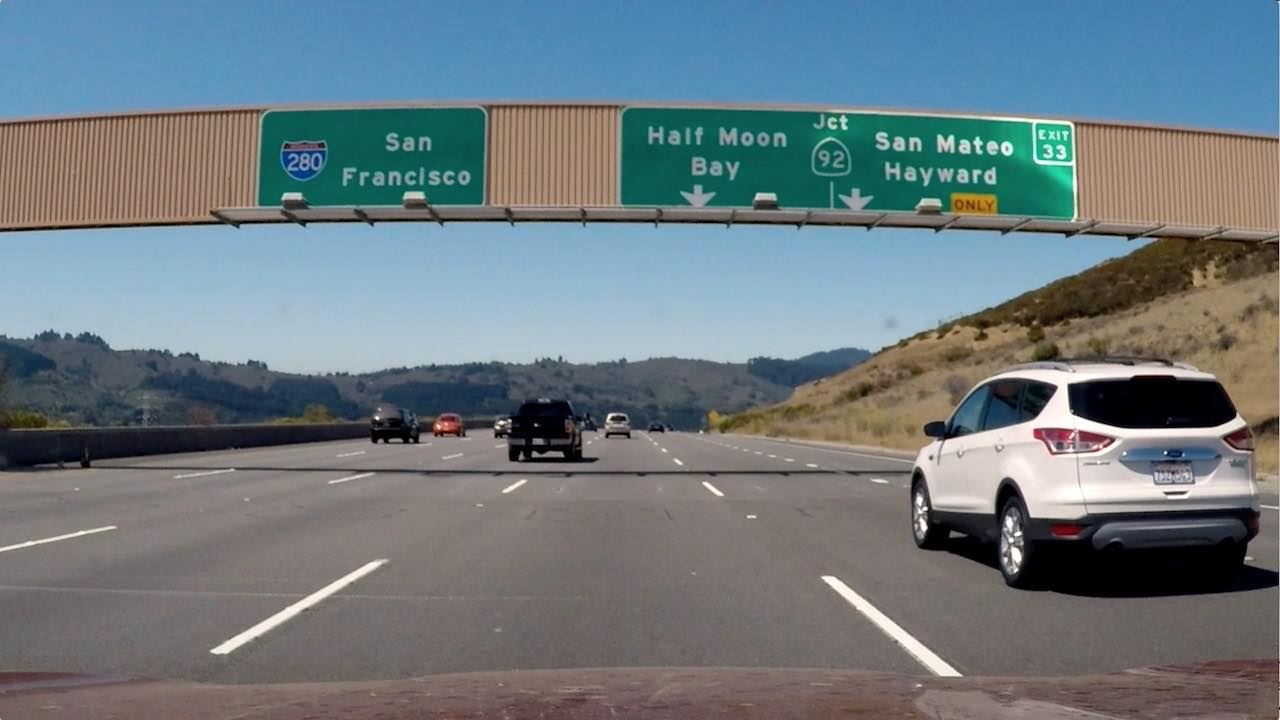
#> input picture examples/signs_vehicles_xygrad.jpg, 1280 x 720 px
$ jupyter execute --allow-errors project-report.ipynb   (shell and % lines are left out)   (older library calls are emulated)
#> lines starting #> are read from the running program, lines starting #| are printed output that depends on the picture; after the words box and inside, x2 and y2 are one past the last pixel; in counts of white or black regions, pixels touching at a corner belong together
#> further down, img is the input picture: shape (720, 1280, 3); mean B, G, R 127.4, 121.6, 109.2
# Advanced Lane Lines

The aim of this project is to write a more robust lane line finding algorithm to deal with complex senarios like curving lines, shadows and changes in the color of the pavement.

While there is more sophisticated instruments like lidars and radars, for the task of perception, using the data from these kind of sensors is not economical. Using 2D camera images however, is cheaper and gives us more resolution and since the humans are capable of driving with even one eye, it should be possible to infer many of the world information, including the depth, using just the camera images.

On this poject, while using only the camera images, we will focus on measuring how much is the line curving and where the vehicle is with respect to center.

## Calibrating Image Distortions

Image distortions occur when transforming a 3D object to a 2D image due to type of lenses used by cameras. And this is an important issue when we would like to detect lane curvatures on video footages correctly.

The object being pictured has 3D coordinates P(X,Y,Z), however a pinhole camera transforms this information to form a 2D image p(x,y), just using a tranformative matrix called Camera matrix (C)
$$
P\approx Cp.
$$

And when it is a camera with special lenses that taking pictures of 3D objects, the distortion usually can be captured by 5 numbers called distortion coefficients
$$
Distortion_{coeff} = (k_1, k_2, p_1, p_2, k_3).
$$

### How to detect distortions

Distortions can be easily detected by taking pictures of the known shapes, such as a chessboard. Then knowing the distortion errors, the camera can be calibrated.

By taking multiple images of a chessboard on a flat surcase, we can detect the distortions by looking at the differences of size and shape of the squares. Then a transform can be created to map distorted points to undistorted points.

### Calibrating Using OpenCV

[cell 1]
import numpy as np
import cv2
import matplotlib.pyplot as plt
import matplotlib.image as mpimg

[cell 2]
path = 'camera_cal/calibration1.jpg'
img = cv2.imread(path)

#cv2.imshow('chessboard', img)

# Convert to grayscale
#> (the rest of this cell did not finish here and is left out)

[cell 3]
# Define the number of inner corners by rows and columns
nx = 9
ny = 5

# Find the corners
#> (the rest of this cell did not finish here and is left out)

We should use at least 20 images to calibrate accurately.

[cell 4]
import glob

[cell 5]
objpoints = [] # 3D points in real world space
imgpoints = [] # 2D points in image plane

ny = 9
nx = 6

# prepare object points like (0, 0, 0), (1, 0, 0), (2, 0, 0), ..., (7, 5, 0)
objp = np.zeros((ny * nx, 3), np.float32)
objp[:,:2] = np.mgrid[0:nx,0:ny].T.reshape(-1,2)

images = glob.glob('./camera_cal/calibration*.jpg')

for path in images:
    img = cv2.imread(path)
    gray = cv2.cvtColor(img, cv2.COLOR_BGR2GRAY)
    ret, corners = cv2.findChessboardCorners(gray, (nx, ny), None)

    # if corners are found, add object and image points
    if ret == True:
        imgpoints.append(corners)
        objpoints.append(objp) # all object points will be the same for each imgpoints
        # draw and display corners
        img = cv2.drawChessboardCorners(img, (nx, ny), corners, ret)
        #plt.imshow(img)
        #plt.show()
        #plt.close()
        print('corners found for image: ' + path)

# now do the calibration, here c_mtx is the camera matrix
# and dist are the distiortion coefficients
# and rvecs is the rotation and the tvecs is the
# translation vectors.
#> (the rest of this cell did not finish here and is left out)

Now we have the distortion coefficients (dist) and the camera matrix (c_mtx), thus we now can create destination images (dst) by undistorting the original camera images.

Let's undistort the first chessboard image and see the result below.

[cell 6]
# we will chose and undistort one of the images:
# chose the first picture
img = cv2.imread('./camera_cal/calibration1.jpg')
#> (the rest of this cell did not finish here and is left out)

The last image is the result of an undistorting image after applying camera calibration.

## Perspective Transform

An image gets smaller and smaller as it goes further away from the camera, and this phenomenon is known as perspective. Thus, in 2D images, parallel lines appear to converge to a point.

For example, as in the situation of an image of the road and the lane lines, the lane gets smaller as it gets further away from the camera.

Mathematicly we can express this phenomenon as, in real world coordinates (X,Y,Z), greater the magnitude of an object's Z-coordinate, the smaller it will appear in an image.

A perspective transform uses this expression to transform an image by warping the image and dragging the points towards or pushing away from the camera.

Perpective transform (i.e. a bird's-eye view transform) is usefull, specifically, when the intention is to find the curvature of a lane.

To summarize, a perpective transform changes the perspective to view the same scene from different viewpoints and angles.

### Perspective Transform Using OpenCV

Selecting four points on an image is enough to define a linear transformation from one perspective to another. For this purpose let's choose an image from chessboard examples and apply view transform.

[cell 7]
# first laod an image from chessboard images
img = cv2.imread('./camera_cal/calibration7.jpg')

#> (the rest of this cell did not finish here and is left out)

[cell 8]
# now undistort the image
nx = 9
ny = 6

# we know c_mtx and dist from the previous section.
#> (the rest of this cell did not finish here and is left out)

#> (a cell that did not finish here is left out)

#> (a cell that did not finish here is left out)

#> (a cell that did not finish here is left out)

#> (a cell that did not finish here is left out)

## Gradient Thresholding

Together with Hough line transformation, the Canny edge detection technique holds importance for detecting the lane lines. And the Canny edge detection algorithm is applied by Sobel operators. Sobel operation is a way of taking the derivative in the $x$ or $y$ direction.

A 3x3 sobel operator can be applied in the $x$ or $y$ directions,

for the $x$ direction:

$$
S_x = \left(\begin{array}{ccc}
-1 & 0 & 1 \\
-2 & 0 & 2 \\
-1 & 0 & 1
\end{array}\right) ,
$$

and for $y$ direction:
$$
S_y = \left(\begin{array}{ccc}
-1 & -2 & -1 \\
0 & 0 & 0 \\
1 & 2 & 1
\end{array}\right) .
$$

These examples are Sobel operators of kernel size 3x3. A larger kernel size implies taking the gradient over a larger region of the image and results in a smoother gradient.

### A Sobel Operation Funciton with Python and OpenCV

[cell 13]
def multiple_edge_detection(img, k_size=[3, 3, 3], orient='x',
                            s_thr=(0, 255), mag_thr=(0, 255),
                            dir_thr=(0, np.pi/2)):
    """Apply Sobel operation multiple times detect edges.

    This function applies multiple Sobel operations: `abs_sobel_thr`,
    `mag_thr` and `dir_thr`, then using multiple thresholds detects
    the edges on an image.

    Args:
        img: an numpy image array, it should be read by
             `opencv.imread` module.
        k_size = Three kernel sizes for three operations,
                      each kernel size should be an odd number
                      (integer). For example: kernel_size=[3, 5, 7]
                      means, in each Sobel function, apply three
                      sobel operations with kernels 3x3, 5x5, 7x7,
                      respectively.
        orient: A string value, defines the orientation of Sobel
                operation for `abs_sobel_thr` function. It can be
                'x' or 'y'.
        s_thr: A tuple to define max and min values of thresholds
               for `abs_sobel_thr` function.
        mag_thr: A tuple to define max and min values of thresholds
                 for `mag_thr` function.
        dir_thr: A tuple to define max and min values of thresholds
                 for `dir_thr` function.

    """
#> called with orient = 'x', s_thr = (10, 250), mag_thr = (5, 250), dir_thr = (0.1, 1.2)

    # convert to gray image, if `img` is read with
    # matplotlib.pyplot.imread(), please use
    # cv2.COLOR_RGB2GRAY
    gray = cv2.cvtColor(img, cv2.COLOR_BGR2GRAY)

    def abs_sobel_thr(gray=gray, k_size=k_size[0], orient=orient, thresh=s_thr):
#> called with k_size = 3, orient = 'x', thresh = (10, 250)
        if orient is 'x':
            sobel = cv2.Sobel(gray, cv2.CV_64F, 1, 0, ksize=k_size)
        else:
            sobel = cv2.Sobel(gray, cv2.CV_64F, 0, 1, ksize=k_size)
        # take the absolute value
        sobel = np.absolute(sobel)
        # scale
        sobel = np.uint8(255 * sobel / np.max(sobel))
        # thresholding
        s_binary = np.zeros_like(sobel)
        s_binary[(sobel >= thresh[0]) & (sobel <= thresh[1])] = 1
        return s_binary

    def mag_thr(gray=gray, k_size=k_size[1], thresh=mag_thr):
        sobelx = cv2.Sobel(gray, cv2.CV_64F, 1, 0, ksize=k_size)
        sobely = cv2.Sobel(gray, cv2.CV_64F, 0, 1, ksize=k_size)
        # take the absolute value
        mag = np.sqrt(sobelx**2 + sobely**2)
        # scale
        mag = np.uint8(255 * mag / np.max(mag))
        # thresholding
        mag_binary = np.zeros_like(mag)
        mag_binary[(mag >= thresh[0]) & (mag <= thresh[1])] = 1
        return mag_binary

    # [8 lines left out: function dir_thr, not called in this run]

    gradx = abs_sobel_thr(gray, orient='x')
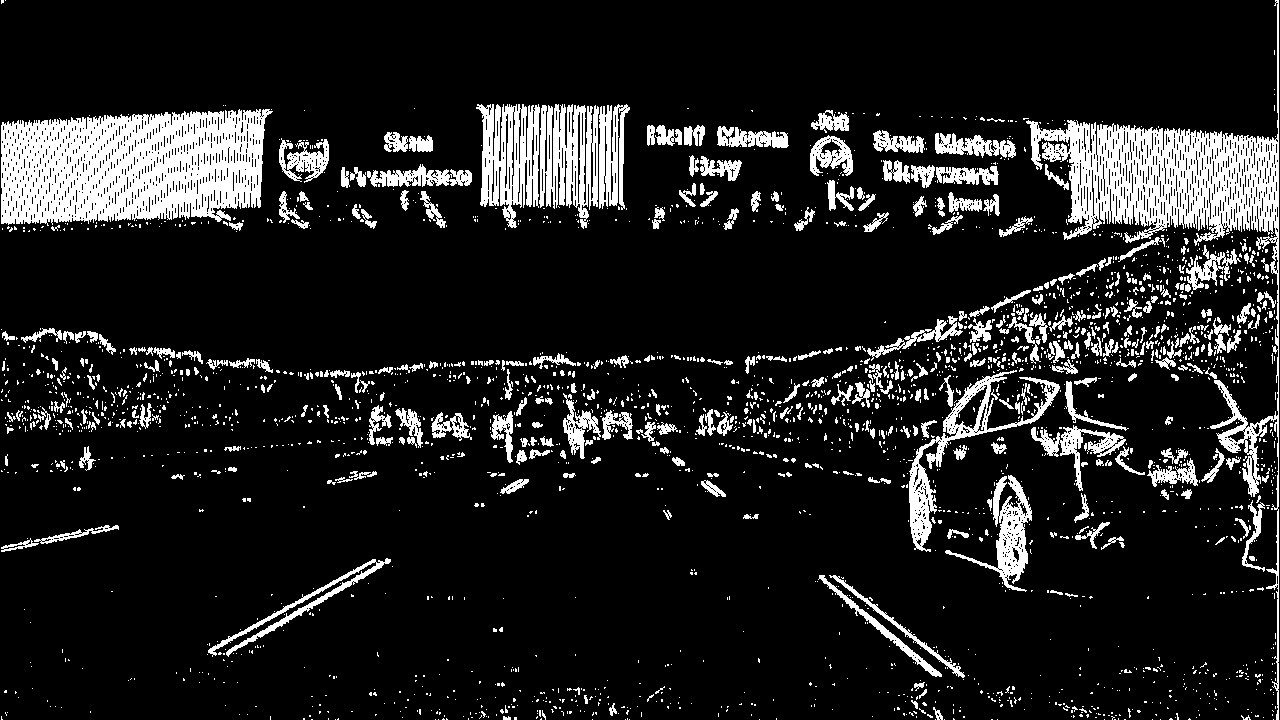
#> gradx: shape (720, 1280); values 0 (black) and 1 (white), 12.8% white; 2707 white regions (2310 under 20 px), largest, box (x1, y1, x2, y2) and area: (1, 109, 273, 226) 23928, (1026, 0, 1279, 720) 21377, (476, 104, 540, 228) 4757
    grady = abs_sobel_thr(gray, orient='y')
#> grady: shape (720, 1280); values 0 (black) and 1 (white), 14.7% white; 2110 white regions (1744 under 20 px), largest, box (x1, y1, x2, y2) and area: (0, 338, 1280, 601) 44995, (0, 189, 1280, 415) 25840, (0, 103, 1280, 145) 9017
    mag_binary = mag_thr(gray)
#> mag_binary: shape (720, 1280); values 0 (black) and 1 (white), 33.9% white; 2847 white regions (2635 under 20 px), largest, box (x1, y1, x2, y2) and area: (0, 0, 1280, 720) 281811, (279, 135, 329, 185) 1894, (683, 123, 743, 185) 1463
    dir_binary = abs_sobel_thr(gray)

    combined = np.zeros_like(dir_binary)
    combined[((gradx == 1) & (grady == 1)) |
             ((mag_binary == 1) & (dir_binary == 1))] = 1

    return combined

[cell 14]
# test multiple edge detection

# read image
img = cv2.imread('examples/signs_vehicles_xygrad.jpg')

# get edges
edges = multiple_edge_detection(img, s_thr=(10, 250), mag_thr=(5, 250),
                                dir_thr=(0.1, 1.2))

plt.imshow(edges, cmap='gray')
plt.show()
plt.close()

## Color Spaces

Converting images to gray scales, before detecting the edges, we lose valuable color information. For example, converting the road image to gray scale, especially when there is reflection on the road, yellow lane lines may disappear. To overcome this problem we should use other kind of a color space like HLS (Hue-Saturation-Lightness). Here in the HLS space, the lightness is the value that varies the most in different lighting conditions. And H and S channels are more consistent under shadow or brightness. Thus, using only the H and S channels in HLS space and discarding the L, we can detect different colors of lane lines more reliably.

### Exploration on Different Color Channels

Let's choose a challenging image with reflections on the road and first apply thresholding on each color channel in RGB space.

[cell 15]
# read the image
img = mpimg.imread('examples/challange_screenhot_01.jpg')
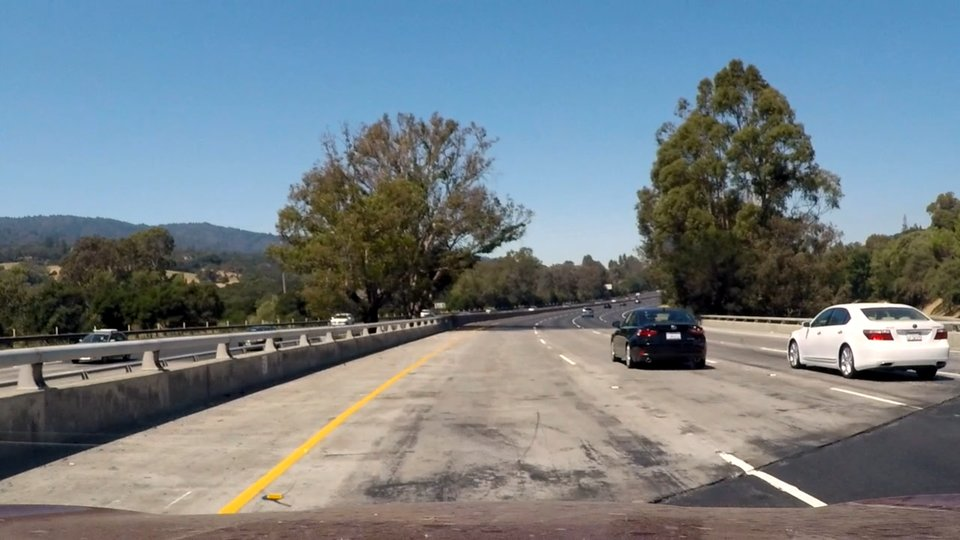
#> input picture examples/challange_screenhot_01.jpg, 960 x 540 px
#> img is the input picture: shape (540, 960, 3); mean R, G, B 115.4, 126.7, 133.4

plt.imshow(img)
plt.show()
plt.close()

[cell 16]
# also get gray channel
gray = cv2.cvtColor(img, cv2.COLOR_RGB2GRAY)
#> gray: shape (540, 960)

# define a threshold
thr = (220, 255)
img_r = img[:,:,0] # red channel
img_g = img[:,:,1] # green channel
img_b = img[:,:,2] # blue channel

# apply thresholding
bin_r = np.zeros_like(img_r)
bin_g = np.zeros_like(img_r)
bin_b = np.zeros_like(img_r)
bin_gray = np.zeros_like(gray)

bin_r[(img_r > thr[0]) & (img_r <= thr[1])] = 1
bin_g[(img_g > thr[0]) & (img_g <= thr[1])] = 1
bin_b[(img_b > thr[0]) & (img_b <= thr[1])] = 1
bin_gray[(gray > thr[0]) & (gray <= thr[1])] = 1

# display the results
plt.subplot(2,2,1)
plt.imshow(bin_r, cmap='gray')
plt.axis('off')
plt.title('red channel')
plt.subplot(2,2,2)
plt.imshow(bin_g, cmap='gray')
plt.axis('off')
plt.title('green channel')
plt.subplot(2,2,3)
plt.imshow(bin_b, cmap='gray')
plt.axis('off')
plt.title('blue channel')
plt.subplot(2,2,4)
plt.imshow(bin_gray, cmap='gray')
plt.axis('off')
plt.title('gray')
plt.show()
plt.close()

As we can see, the red channel seems to be usefull even on reflecting surfaces. And it obvious from the results that converting to gray scale causes information loss.

And now let's apply thresholding to HLS space.

[cell 17]
hls = cv2.cvtColor(img, cv2.COLOR_RGB2HLS)
#> hls: shape (540, 960, 3); mean of channels 0, 1, 2 61.4, 124.6, 73.5

thr_hls = (100, 255)

img_h = hls[:,:,0]
img_l = hls[:,:,1]
img_s = hls[:,:,2]

bin_h = np.zeros_like(img_h)
bin_l = np.zeros_like(img_h)
bin_s = np.zeros_like(img_h)

bin_h[(img_h > thr_hls[0]) & (img_h <= thr_hls[1])] = 1
bin_l[(img_l > thr_hls[0]) & (img_l <= thr_hls[1])] = 1
bin_s[(img_s > thr_hls[0]) & (img_s <= thr_hls[1])] = 1

plt.subplot(1,3,1)
plt.imshow(bin_h, cmap='gray')
plt.axis('off')
plt.title('H channel')
plt.subplot(1,3,2)
plt.imshow(bin_l, cmap='gray')
plt.axis('off')
plt.title('L channel')
plt.subplot(1,3,3)
plt.imshow(bin_s, cmap='gray')
plt.axis('off')
plt.title('S channel')
plt.show()
plt.close()

We can see here that the S channel does a fairly good job detecting lane lines. We can plot here the resulting image for R and S channels together combined.

[cell 18]
# stack together the R and S channel in green and blue colors
# to see the contribution from each.
stack = np.dstack((np.zeros_like(bin_s), bin_r, bin_s))*255

plt.imshow(stack)
plt.axis('off')
plt.show()
plt.close()

Now let's apply Sobel operation in x-direction to each channel we used above

[cell 19]
thr_sx_rgb = (20, 100)
thr_sx_hls = (20, 100)

# apply sobelx to each color channel
sobelx_r = cv2.Sobel(img_r, cv2.CV_64F, 1, 0, ksize=3)
sobelx_g = cv2.Sobel(img_g, cv2.CV_64F, 1, 0, ksize=3)
sobelx_b = cv2.Sobel(img_b, cv2.CV_64F, 1, 0, ksize=3)
sobelx_h = cv2.Sobel(img_h, cv2.CV_64F, 1, 0, ksize=3)
sobelx_l = cv2.Sobel(img_l, cv2.CV_64F, 1, 0, ksize=3)
sobelx_s = cv2.Sobel(img_s, cv2.CV_64F, 1, 0, ksize=3)
# scale
sobelx_r = np.uint8(255 * sobelx_r / np.max(sobelx_r))
sobelx_g = np.uint8(255 * sobelx_g / np.max(sobelx_g))
sobelx_b = np.uint8(255 * sobelx_b / np.max(sobelx_b))
sobelx_h = np.uint8(255 * sobelx_h / np.max(sobelx_h))
sobelx_l = np.uint8(255 * sobelx_l / np.max(sobelx_l))
sobelx_s = np.uint8(255 * sobelx_s / np.max(sobelx_s))

sx_r_binary = np.zeros_like(sobelx_r)
sx_g_binary = np.zeros_like(sobelx_g)
sx_b_binary = np.zeros_like(sobelx_b)
sx_h_binary = np.zeros_like(sobelx_h)
sx_l_binary = np.zeros_like(sobelx_l)
sx_s_binary = np.zeros_like(sobelx_s)

sx_r_binary[(sobelx_r >= thr_sx_rgb[0]) & (sobelx_r <= thr_sx_rgb[1])] = 1
sx_g_binary[(sobelx_g >= thr_sx_rgb[0]) & (sobelx_g <= thr_sx_rgb[1])] = 1
sx_b_binary[(sobelx_b >= thr_sx_rgb[0]) & (sobelx_b <= thr_sx_rgb[1])] = 1
sx_h_binary[(sobelx_h >= thr_sx_hls[0]) & (sobelx_h <= thr_sx_hls[1])] = 1
sx_l_binary[(sobelx_l >= thr_sx_hls[0]) & (sobelx_l <= thr_sx_hls[1])] = 1
sx_s_binary[(sobelx_s >= thr_sx_hls[0]) & (sobelx_s <= thr_sx_hls[1])] = 1

plt.subplot(2,3,1)
plt.imshow(sx_r_binary, cmap='gray')
plt.axis('off')
plt.title('R-Sobelx')
plt.subplot(2,3,2)
plt.imshow(sx_g_binary, cmap='gray')
plt.axis('off')
plt.title('G-Sobelx')
plt.subplot(2,3,3)
plt.imshow(sx_b_binary, cmap='gray')
plt.axis('off')
plt.title('B-Sobelx')
plt.subplot(2,3,4)
plt.imshow(sx_h_binary, cmap='gray')
plt.axis('off')
plt.title('H-Sobelx')
plt.subplot(2,3,5)
plt.imshow(sx_l_binary, cmap='gray')
plt.axis('off')
plt.title('L-Sobelx')
plt.subplot(2,3,6)
plt.imshow(sx_s_binary, cmap='gray')
plt.axis('off')
plt.title('S-Sobelx')
plt.show()
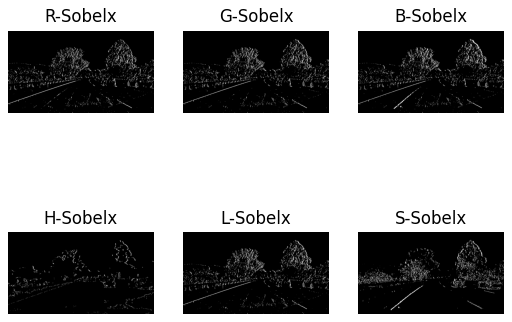
#> figure drawn by matplotlib, 6 panels
plt.close()

[cell 20]
# S and R color thresholding and Sobelx_s thresholding combined together
stack = np.dstack((bin_r, sx_s_binary, bin_s))*255

plt.imshow(stack)
plt.axis('off')
plt.tight_layout()
plt.savefig('r_sxs_s.jpg')
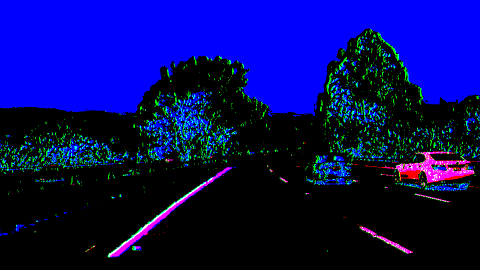
#> shown: shape (540, 960, 3) (shown at 1/2 size); mean R, G, B 4.3, 9.6, 95.5
plt.show()
plt.close()

And now in y-direction

[cell 21]
thr_sy_rgb = (30, 100)
thr_sy_hls = (50, 100)

# apply sobely to each color channel
sobely_r = cv2.Sobel(img_r, cv2.CV_64F, 0, 1, ksize=3)
sobely_g = cv2.Sobel(img_g, cv2.CV_64F, 0, 1, ksize=3)
sobely_b = cv2.Sobel(img_b, cv2.CV_64F, 0, 1, ksize=3)
sobely_h = cv2.Sobel(img_h, cv2.CV_64F, 0, 1, ksize=3)
sobely_l = cv2.Sobel(img_l, cv2.CV_64F, 0, 1, ksize=3)
sobely_s = cv2.Sobel(img_s, cv2.CV_64F, 0, 1, ksize=3)
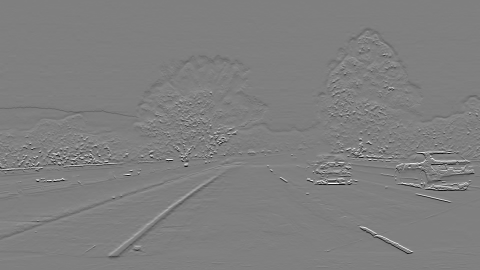
#> sobely_s: shape (540, 960) float64 (shown at 1/2 size); min -1020, max 1020, mean -1.2; drawn with min black and max white
# scale
sobely_r = np.uint8(255 * sobely_r / np.max(sobely_r))
sobely_g = np.uint8(255 * sobely_g / np.max(sobely_g))
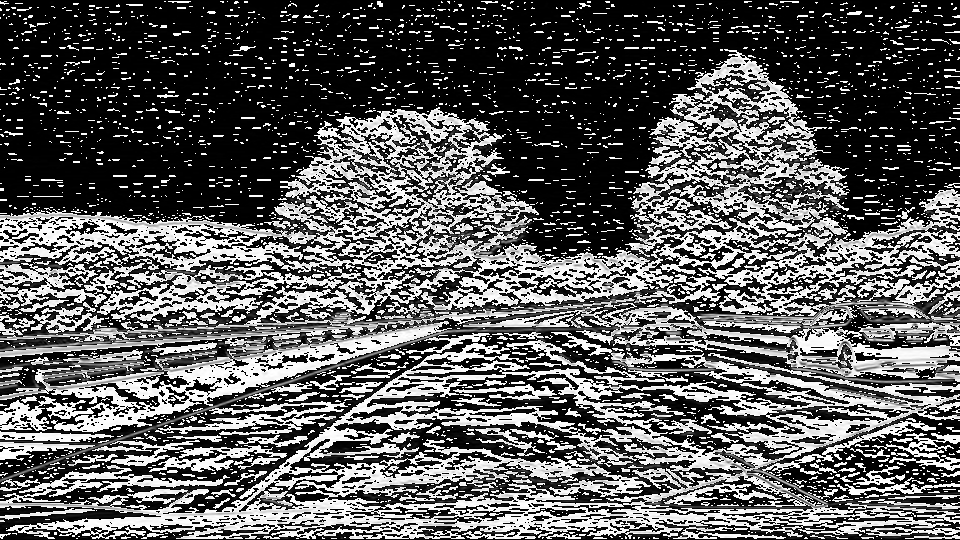
#> sobely_g: shape (540, 960); min 0, max 255, mean 92.9
sobely_b = np.uint8(255 * sobely_b / np.max(sobely_b))
sobely_h = np.uint8(255 * sobely_h / np.max(sobely_h))
sobely_l = np.uint8(255 * sobely_l / np.max(sobely_l))
sobely_s = np.uint8(255 * sobely_s / np.max(sobely_s))

sy_r_binary = np.zeros_like(sobely_r)
sy_g_binary = np.zeros_like(sobely_g)
sy_b_binary = np.zeros_like(sobely_b)
sy_h_binary = np.zeros_like(sobely_h)
sy_l_binary = np.zeros_like(sobely_l)
sy_s_binary = np.zeros_like(sobely_s)

sy_r_binary[(sobely_r >= thr_sy_rgb[0]) & (sobely_r <= thr_sy_rgb[1])] = 1
sy_g_binary[(sobely_g >= thr_sy_rgb[0]) & (sobely_g <= thr_sy_rgb[1])] = 1
sy_b_binary[(sobely_b >= thr_sy_rgb[0]) & (sobely_b <= thr_sy_rgb[1])] = 1
sy_h_binary[(sobely_h >= thr_sy_hls[0]) & (sobely_h <= thr_sy_hls[1])] = 1
sy_l_binary[(sobely_l >= thr_sy_hls[0]) & (sobely_l <= thr_sy_hls[1])] = 1
sy_s_binary[(sobely_s >= thr_sy_hls[0]) & (sobely_s <= thr_sy_hls[1])] = 1

plt.subplot(2,3,1)
plt.imshow(sy_r_binary, cmap='gray')
plt.axis('off')
plt.title('R-Sobely')
plt.subplot(2,3,2)
plt.imshow(sy_g_binary, cmap='gray')
plt.axis('off')
plt.title('G-Sobely')
plt.subplot(2,3,3)
plt.imshow(sy_b_binary, cmap='gray')
plt.axis('off')
plt.title('B-Sobely')
plt.subplot(2,3,4)
plt.imshow(sy_h_binary, cmap='gray')
plt.axis('off')
plt.title('H-Sobely')
plt.subplot(2,3,5)
plt.imshow(sy_l_binary, cmap='gray')
plt.axis('off')
plt.title('L-Sobely')
plt.subplot(2,3,6)
plt.imshow(sy_s_binary, cmap='gray')
plt.axis('off')
plt.title('S-Sobely')
plt.show()
plt.close()
